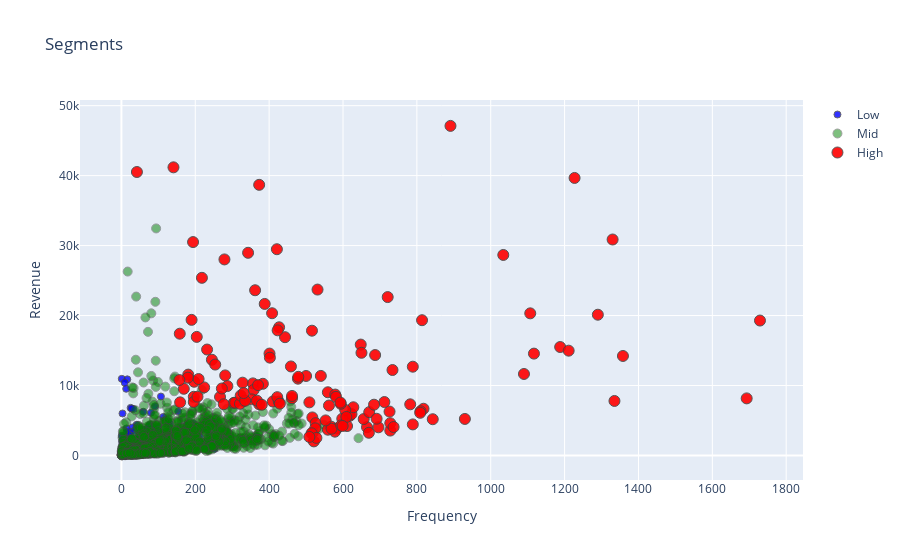

Here is the notebook cell this chart was saved with:
### Markdown cell above
### Now, it is the best part. Let’s see how our segments distributed on a scatter plot:

### Code cell
tx_graph = tx_user.query("Revenue < 50000 and Frequency < 2000")

plot_data = [
    go.Scatter(
        x=tx_graph.query("Segment == 'Low-Value'")['Frequency'],
        y=tx_graph.query("Segment == 'Low-Value'")['Revenue'],
        mode='markers',
        name='Low',
        marker= dict(size= 7,
            line= dict(width=1),
            color= 'blue',
            opacity= 0.8
           )
    ),
        go.Scatter(
        x=tx_graph.query("Segment == 'Mid-Value'")['Frequency'],
        y=tx_graph.query("Segment == 'Mid-Value'")['Revenue'],
        mode='markers',
        name='Mid',
        marker= dict(size= 9,
            line= dict(width=1),
            color= 'green',
            opacity= 0.5
           )
    ),
        go.Scatter(
        x=tx_graph.query("Segment == 'High-Value'")['Frequency'],
        y=tx_graph.query("Segment == 'High-Value'")['Revenue'],
        mode='markers',
        name='High',
        marker= dict(size= 11,
            line= dict(width=1),
            color= 'red',
            opacity= 0.9
           )
    ),
]

plot_layout = go.Layout(
        yaxis= {'title': "Revenue"},
        xaxis= {'title': "Frequency"},
        title='Segments'
    )
fig = go.Figure(data=plot_data, layout=plot_layout)
pyoff.iplot(fig)

### Figure 1 — Plotly figure (JSON) as saved in the notebook; plotly's stock layout.template omitted (floating-point values rounded to 4 significant figures; data arrays with more than 128 entries replaced by an {"elided": "..."} marker saying what was removed)
{"data": [{"marker": {"color": "blue", "line": {"width": 1}, "opacity": 0.8, "size": 7}, "mode": "markers", "name": "Low", "type": "scatter", "x": {"elided": "1900 int values"}, "y": {"elided": "1900 float values"}}, {"marker": {"color": "green", "line": {"width": 1}, "opacity": 0.5, "size": 9}, "mode": "markers", "name": "Mid", "type": "scatter", "x": {"elided": "1918 int values"}, "y": {"elided": "1918 float values"}}, {"marker": {"color": "red", "line": {"width": 1}, "opacity": 0.9, "size": 11}, "mode": "markers", "name": "High", "type": "scatter", "x": {"elided": "137 int values"}, "y": {"elided": "137 float values"}}], "layout": {"title": {"text": "Segments"}, "xaxis": {"title": {"text": "Frequency"}}, "yaxis": {"title": {"text": "Revenue"}}}}
